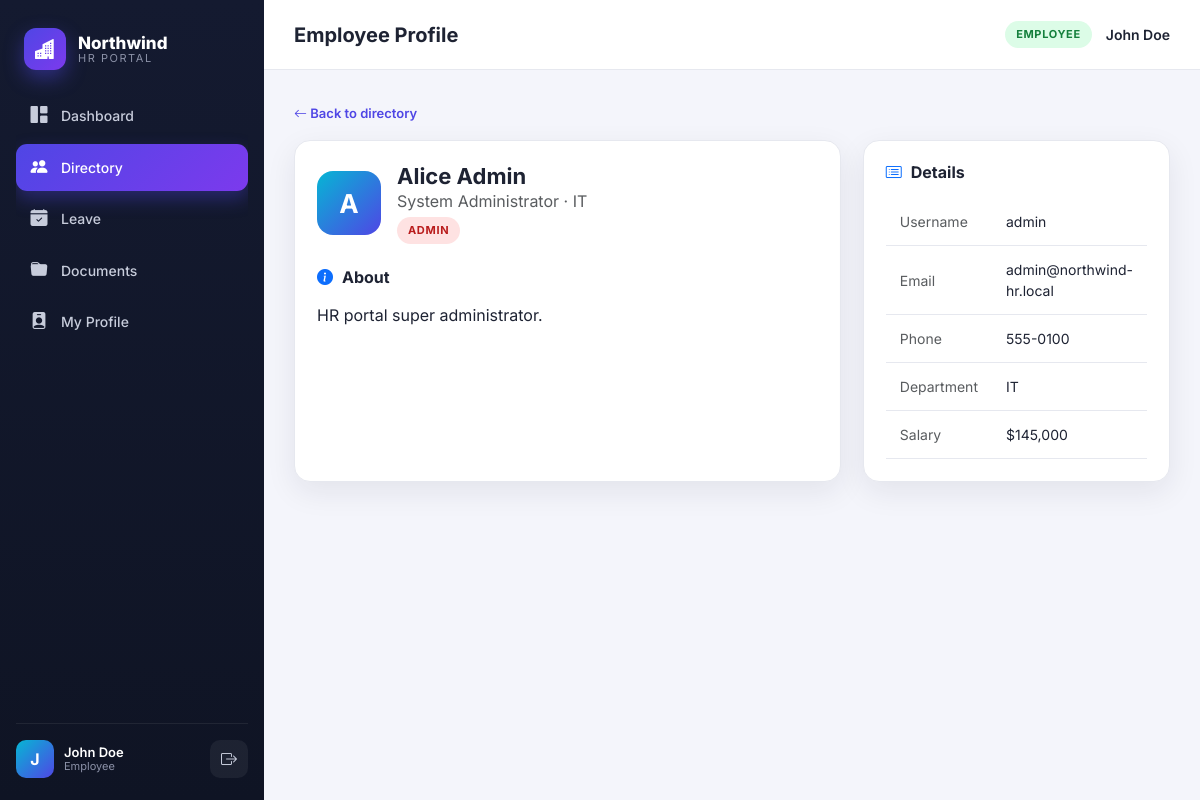
The page /employee/1 (signed in) on the database its author committed.
### tables this page shows
CREATE TABLE users (
        id INTEGER PRIMARY KEY AUTOINCREMENT,
        username TEXT UNIQUE NOT NULL,
        password TEXT NOT NULL,          -- MD5 (weak)
        full_name TEXT,
        email TEXT,
        role TEXT NOT NULL,              -- admin | hr | employee
        department TEXT,
        title TEXT,
        salary INTEGER,
        phone TEXT,
        bio TEXT,                        -- stored XSS sink
        avatar TEXT,
        security_question TEXT,
        security_answer TEXT,            -- cleartext (weak recovery)
        active INTEGER DEFAULT 1
    );

### app.py (the view)
@app.route("/employee/<int:eid>")
@login_required
def employee_detail(eid):
    db = get_db()
    row = db.execute("SELECT * FROM users WHERE id=?", (eid,)).fetchone()
    if not row:
        abort(404)
    return render_template("employee_detail.html", emp=row, user=current_user())

### app.py (called while the page is built)
def get_db():
    if "db" not in g:
        g.db = sqlite3.connect(DATABASE)
        g.db.row_factory = sqlite3.Row
    return g.db

def current_user():
    if "user_id" not in session:
        return None
    db = get_db()
    return db.execute("SELECT * FROM users WHERE id=?", (session["user_id"],)).fetchone()

def login_required(fn):
    from functools import wraps
    @wraps(fn)
    def wrapper(*a, **k):
        if "user_id" not in session:
            return redirect(url_for("login"))
        return fn(*a, **k)
    return wrapper

### templates/employee_detail.html (shortened to what this page needs)
{% extends "base.html" %}
{% set active='employees' %}
{% block heading %}Employee Profile{% endblock %}
{% block content %}
<a href="{{ url_for('employees') }}" style="font-size:13px;color:var(--brand);font-weight:600"><i class="bi bi-arrow-left"></i> Back to directory</a>
<div class="grid-2" style="margin-top:16px">
  <div class="panel">
    <div class="d-flex align-items-center gap-3 mb-4">
      <div class="mini-avatar" style="width:64px;height:64px;font-size:26px;border-radius:16px">{{ emp['full_name'][0] }}</div>
      <div>
        <h3 style="margin:0;font-size:22px">{{ emp['full_name'] }}</h3>
        <div class="text-muted">{{ emp['title'] }} · {{ emp['department'] }}</div>
        <span class="badge-role role-{{ emp['role'] }} mt-1 d-inline-block">{{ emp['role']|upper }}</span>
      </div>
    </div>
    <h3><i class="bi bi-info-circle-fill text-primary"></i> About</h3>
    <p>{{ emp['bio']|safe }}</p>
  </div>
  <div class="panel">
    <h3><i class="bi bi-card-list text-primary"></i> Details</h3>
    <table class="tbl">
      <tr><td class="text-muted">Username</td><td>{{ emp['username'] }}</td></tr>
      <tr><td class="text-muted">Email</td><td>{{ emp['email'] }}</td></tr>
      <tr><td class="text-muted">Phone</td><td>{{ emp['phone'] }}</td></tr>
      <tr><td class="text-muted">Department</td><td>{{ emp['department'] }}</td></tr>
      <tr><td class="text-muted">Salary</td><td>${{ '{:,}'.format(emp['salary']) if emp['salary'] else '—' }}</td></tr>
    </table>
  </div>
</div>
{% endblock %}

### templates/base.html (shortened to what this page needs)
<!doctype html>
<html lang="en">
<head>
  <link href="https://cdn.jsdelivr.net/npm/bootstrap@5.3.3/dist/css/bootstrap.min.css" rel="stylesheet">
  <link href="https://cdn.jsdelivr.net/npm/bootstrap-icons@1.11.3/font/bootstrap-icons.css" rel="stylesheet">
  <link rel="stylesheet" href="{{ url_for('static', filename='css/style.css') }}">
</head>
<body>
{% if user %}
<div class="app-shell">
  <aside class="sidebar">
    <div class="brand">
      <div class="brand-mark"><i class="bi bi-buildings-fill"></i></div>
      <div class="brand-text">
        <span class="brand-name">Northwind</span>
        <span class="brand-sub">HR Portal</span>
      </div>
    </div>
    <nav class="nav-list">
      <a href="{{ url_for('dashboard') }}" class="nav-item {% if active=='dashboard' %}active{% endif %}"><i class="bi bi-grid-1x2-fill"></i><span>Dashboard</span></a>
      <a href="{{ url_for('employees') }}" class="nav-item {% if active=='employees' %}active{% endif %}"><i class="bi bi-people-fill"></i><span>Directory</span></a>
      <a href="{{ url_for('leave') }}" class="nav-item {% if active=='leave' %}active{% endif %}"><i class="bi bi-calendar-check-fill"></i><span>Leave</span></a>
      <a href="{{ url_for('documents') }}" class="nav-item {% if active=='documents' %}active{% endif %}"><i class="bi bi-folder-fill"></i><span>Documents</span></a>
      <a href="{{ url_for('profile') }}" class="nav-item {% if active=='profile' %}active{% endif %}"><i class="bi bi-person-badge-fill"></i><span>My Profile</span></a>
    </nav>
    <div class="sidebar-foot">
      <div class="mini-user">
        <div class="mini-avatar">{{ user['full_name'][0] }}</div>
        <div class="mini-meta">
          <span class="mini-name">{{ user['full_name'] }}</span>
          <span class="mini-role">{{ user['role']|capitalize }}</span>
        </div>
      </div>
      <a href="{{ url_for('logout') }}" class="logout-btn"><i class="bi bi-box-arrow-right"></i></a>
    </div>
  </aside>
  <div class="main">
    <header class="topbar">
      <div class="topbar-title">{% block heading %}{% endblock %}</div>
      <div class="topbar-actions">
        <div class="badge-role role-{{ user['role'] }}">{{ user['role']|upper }}</div>
        <span class="topbar-name">{{ user['full_name'] }}</span>
      </div>
    </header>
    <div class="content">
      {% block content %}{% endblock %}
    </div>
  </div>
</div>
{% else %}
  {% block auth %}{% endblock %}
{% endif %}
</body>
</html>

### static/css/style.css (style rules this page uses)
:root { --bg:#0f1220; --bg-2:#151a2d; --panel:#ffffff; --ink:#1e2333; --muted:#6b7280; --line:#e6e8ef; --brand:#4f46e5; --brand-2:#7c3aed; --accent:#06b6d4; --good:#10b981; --warn:#f59e0b; --bad:#ef4444; --sidebar:#12172a; --sidebar-ink:#c7ccdb; --radius:16px; --shadow:0 10px 30px rgba(20,24,45,.08); }
* { box-sizing:border-box }
body { margin:0;font-family:'Inter',system-ui,sans-serif; background:#f4f5fb;color:var(--ink); }
a { text-decoration:none;color:inherit }
.app-shell { display:flex;min-height:100vh }
.sidebar { width:264px;flex-shrink:0;background:linear-gradient(180deg,#141a30,#0f1424); color:var(--sidebar-ink);display:flex;flex-direction:column;padding:22px 16px; position:sticky;top:0;height:100vh; }
.brand { display:flex;align-items:center;gap:12px;padding:6px 8px 22px }
.brand-mark { width:42px;height:42px;border-radius:12px;display:grid;place-items:center; background:linear-gradient(135deg,var(--brand),var(--brand-2)); color:#fff;font-size:20px;box-shadow:0 8px 20px rgba(79,70,229,.45); }
.brand-text { display:flex;flex-direction:column;line-height:1.1 }
.brand-name { font-weight:800;color:#fff;font-size:17px }
.brand-sub { font-size:11px;letter-spacing:.14em;text-transform:uppercase;color:#8b91a7 }
.nav-list { display:flex;flex-direction:column;gap:4px;flex:1;overflow-y:auto }
.nav-item { display:flex;align-items:center;gap:12px;padding:11px 13px;border-radius:11px; color:var(--sidebar-ink);font-weight:500;font-size:14px;transition:.15s; }
.nav-item i { font-size:17px;width:20px;text-align:center }
.nav-item.active { background:linear-gradient(135deg,var(--brand),var(--brand-2));color:#fff; box-shadow:0 8px 18px rgba(79,70,229,.35); }
.sidebar-foot { display:flex;align-items:center;gap:10px;padding-top:16px;border-top:1px solid rgba(255,255,255,.07);margin-top:12px }
.mini-user { display:flex;align-items:center;gap:10px;flex:1 }
.mini-avatar { width:38px;height:38px;border-radius:10px;background:linear-gradient(135deg,var(--accent),var(--brand));display:grid;place-items:center;color:#fff;font-weight:700 }
.mini-meta { display:flex;flex-direction:column;line-height:1.2 }
.mini-name { color:#fff;font-size:13px;font-weight:600 }
.mini-role { font-size:11px;color:#8b91a7 }
.logout-btn { width:38px;height:38px;border-radius:10px;display:grid;place-items:center;background:rgba(255,255,255,.06);color:#c7ccdb }
.main { flex:1;display:flex;flex-direction:column;min-width:0 }
.topbar { height:70px;background:#fff;border-bottom:1px solid var(--line); display:flex;align-items:center;justify-content:space-between;padding:0 30px; position:sticky;top:0;z-index:10; }
.topbar-title { font-size:20px;font-weight:700 }
.topbar-actions { display:flex;align-items:center;gap:14px }
.topbar-name { font-weight:600;font-size:14px }
.badge-role { font-size:11px;font-weight:700;letter-spacing:.06em;padding:5px 11px;border-radius:999px }
.role-admin { background:#fee2e2;color:#b91c1c }
.role-employee { background:#dcfce7;color:#15803d }
.content { padding:30px;flex:1 }
.grid-2 { display:grid;grid-template-columns:2fr 1fr;gap:22px }
.panel { background:#fff;border:1px solid var(--line);border-radius:var(--radius);box-shadow:var(--shadow);padding:22px }
.panel h3 { font-size:16px;font-weight:700;margin:0 0 16px;display:flex;align-items:center;gap:9px }
.tbl { width:100%;border-collapse:collapse }
.tbl td { padding:13px 14px;border-bottom:1px solid var(--line);font-size:14px }

### rows shown on the page
users: full_name "J", full_name "John Doe", role "Employee", role "EMPLOYEE"
users: full_name "A", full_name "Alice Admin", title "System Administrator", department "IT", role "ADMIN", bio "HR portal super administrator.", username "admin", email "admin@northwind-hr.local", phone "555-0100", salary "145,000"
